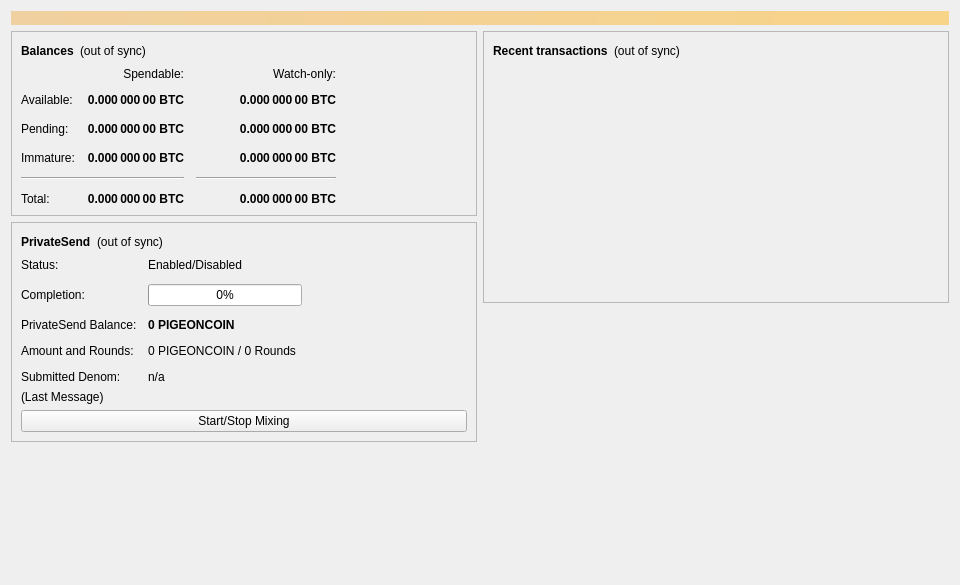
<?xml version="1.0" encoding="UTF-8"?>
<ui version="4.0">
 <class>OverviewPage</class>
 <widget class="QWidget" name="OverviewPage">
  <property name="geometry">
   <rect>
    <x>0</x>
    <y>0</y>
    <width>960</width>
    <height>585</height>
   </rect>
  </property>
  <property name="minimumSize">
   <size>
    <width>960</width>
    <height>0</height>
   </size>
  </property>
  <property name="windowTitle">
   <string>Form</string>
  </property>
  <layout class="QVBoxLayout" name="topLayout">
   <item>
    <widget class="QLabel" name="labelAlerts">
     <property name="visible">
      <bool>false</bool>
     </property>
     <property name="styleSheet">
      <string notr="true">QLabel { background-color: qlineargradient(x1: 0, y1: 0, x2: 1, y2: 0, stop:0 #F0D0A0, stop:1 #F8D488); color:#000000; }</string>
     </property>
     <property name="wordWrap">
      <bool>true</bool>
     </property>
     <property name="margin">
      <number>3</number>
     </property>
     <property name="textInteractionFlags">
      <set>Qt::TextSelectableByMouse</set>
     </property>
    </widget>
   </item>
   <item>
    <layout class="QHBoxLayout" name="horizontalLayout" stretch="1,1">
     <item>
      <layout class="QVBoxLayout" name="verticalLayout_2">
       <item>
        <widget class="QFrame" name="frame">
         <property name="frameShape">
          <enum>QFrame::StyledPanel</enum>
         </property>
         <property name="frameShadow">
          <enum>QFrame::Raised</enum>
         </property>
         <layout class="QVBoxLayout" name="verticalLayout_4">
          <item>
           <layout class="QHBoxLayout" name="horizontalLayout_4">
            <item>
             <widget class="QLabel" name="label_5">
              <property name="font">
               <font>
                <weight>75</weight>
                <bold>true</bold>
               </font>
              </property>
              <property name="text">
               <string>Balances</string>
              </property>
             </widget>
            </item>
            <item>
             <widget class="QLabel" name="labelWalletStatus">
              <property name="toolTip">
               <string>The displayed information may be out of date. Your wallet automatically synchronizes with the Pigeoncoin network after a connection is established, but this process has not completed yet.</string>
              </property>
              <property name="text">
               <string notr="true">(out of sync)</string>
              </property>
              <property name="alignment">
               <set>Qt::AlignLeading|Qt::AlignLeft|Qt::AlignVCenter</set>
              </property>
             </widget>
            </item>
            <item>
             <spacer name="horizontalSpacer_3">
              <property name="orientation">
               <enum>Qt::Horizontal</enum>
              </property>
              <property name="sizeHint" stdset="0">
               <size>
                <width>40</width>
                <height>20</height>
               </size>
              </property>
             </spacer>
            </item>
           </layout>
          </item>
          <item>
           <layout class="QGridLayout" name="gridLayout">
            <property name="spacing">
             <number>12</number>
            </property>
            <item row="2" column="2">
             <widget class="QLabel" name="labelWatchPending">
              <property name="font">
               <font>
                <weight>75</weight>
                <bold>true</bold>
               </font>
              </property>
              <property name="cursor">
               <cursorShape>IBeamCursor</cursorShape>
              </property>
              <property name="toolTip">
               <string>Unconfirmed transactions to watch-only addresses</string>
              </property>
              <property name="text">
               <string notr="true">0.000 000 00 BTC</string>
              </property>
              <property name="alignment">
               <set>Qt::AlignRight|Qt::AlignTrailing|Qt::AlignVCenter</set>
              </property>
              <property name="textInteractionFlags">
               <set>Qt::LinksAccessibleByMouse|Qt::TextSelectableByKeyboard|Qt::TextSelectableByMouse</set>
              </property>
             </widget>
            </item>
            <item row="2" column="1">
             <widget class="QLabel" name="labelUnconfirmed">
              <property name="font">
               <font>
                <weight>75</weight>
                <bold>true</bold>
               </font>
              </property>
              <property name="cursor">
               <cursorShape>IBeamCursor</cursorShape>
              </property>
              <property name="toolTip">
               <string>Total of transactions that have yet to be confirmed, and do not yet count toward the spendable balance</string>
              </property>
              <property name="text">
               <string notr="true">0.000 000 00 BTC</string>
              </property>
              <property name="alignment">
               <set>Qt::AlignRight|Qt::AlignTrailing|Qt::AlignVCenter</set>
              </property>
              <property name="textInteractionFlags">
               <set>Qt::LinksAccessibleByMouse|Qt::TextSelectableByKeyboard|Qt::TextSelectableByMouse</set>
              </property>
             </widget>
            </item>
            <item row="3" column="2">
             <widget class="QLabel" name="labelWatchImmature">
              <property name="font">
               <font>
                <weight>75</weight>
                <bold>true</bold>
               </font>
              </property>
              <property name="cursor">
               <cursorShape>IBeamCursor</cursorShape>
              </property>
              <property name="toolTip">
               <string>Mined balance in watch-only addresses that has not yet matured</string>
              </property>
              <property name="text">
               <string notr="true">0.000 000 00 BTC</string>
              </property>
              <property name="alignment">
               <set>Qt::AlignRight|Qt::AlignTrailing|Qt::AlignVCenter</set>
              </property>
              <property name="textInteractionFlags">
               <set>Qt::LinksAccessibleByMouse|Qt::TextSelectableByKeyboard|Qt::TextSelectableByMouse</set>
              </property>
             </widget>
            </item>
            <item row="4" column="0" colspan="2">
             <widget class="Line" name="lineSpendableBalance">
              <property name="orientation">
               <enum>Qt::Horizontal</enum>
              </property>
             </widget>
            </item>
            <item row="4" column="2">
             <widget class="Line" name="lineWatchBalance">
              <property name="sizePolicy">
               <sizepolicy hsizetype="Preferred" vsizetype="Fixed">
                <horstretch>0</horstretch>
                <verstretch>0</verstretch>
               </sizepolicy>
              </property>
              <property name="minimumSize">
               <size>
                <width>140</width>
                <height>0</height>
               </size>
              </property>
              <property name="orientation">
               <enum>Qt::Horizontal</enum>
              </property>
             </widget>
            </item>
            <item row="5" column="0">
             <widget class="QLabel" name="labelTotalText">
              <property name="text">
               <string>Total:</string>
              </property>
             </widget>
            </item>
            <item row="3" column="1">
             <widget class="QLabel" name="labelImmature">
              <property name="font">
               <font>
                <weight>75</weight>
                <bold>true</bold>
               </font>
              </property>
              <property name="cursor">
               <cursorShape>IBeamCursor</cursorShape>
              </property>
              <property name="toolTip">
               <string>Mined balance that has not yet matured</string>
              </property>
              <property name="text">
               <string notr="true">0.000 000 00 BTC</string>
              </property>
              <property name="alignment">
               <set>Qt::AlignRight|Qt::AlignTrailing|Qt::AlignVCenter</set>
              </property>
              <property name="textInteractionFlags">
               <set>Qt::LinksAccessibleByMouse|Qt::TextSelectableByKeyboard|Qt::TextSelectableByMouse</set>
              </property>
             </widget>
            </item>
            <item row="2" column="3">
             <spacer name="horizontalSpacer_2">
              <property name="orientation">
               <enum>Qt::Horizontal</enum>
              </property>
              <property name="sizeHint" stdset="0">
               <size>
                <width>40</width>
                <height>20</height>
               </size>
              </property>
             </spacer>
            </item>
            <item row="3" column="0">
             <widget class="QLabel" name="labelImmatureText">
              <property name="text">
               <string>Immature:</string>
              </property>
             </widget>
            </item>
            <item row="5" column="1">
             <widget class="QLabel" name="labelTotal">
              <property name="font">
               <font>
                <weight>75</weight>
                <bold>true</bold>
               </font>
              </property>
              <property name="cursor">
               <cursorShape>IBeamCursor</cursorShape>
              </property>
              <property name="toolTip">
               <string>Your current total balance</string>
              </property>
              <property name="text">
               <string notr="true">0.000 000 00 BTC</string>
              </property>
              <property name="alignment">
               <set>Qt::AlignRight|Qt::AlignTrailing|Qt::AlignVCenter</set>
              </property>
              <property name="textInteractionFlags">
               <set>Qt::LinksAccessibleByMouse|Qt::TextSelectableByKeyboard|Qt::TextSelectableByMouse</set>
              </property>
             </widget>
            </item>
            <item row="5" column="2">
             <widget class="QLabel" name="labelWatchTotal">
              <property name="font">
               <font>
                <weight>75</weight>
                <bold>true</bold>
               </font>
              </property>
              <property name="cursor">
               <cursorShape>IBeamCursor</cursorShape>
              </property>
              <property name="toolTip">
               <string>Current total balance in watch-only addresses</string>
              </property>
              <property name="text">
               <string notr="true">0.000 000 00 BTC</string>
              </property>
              <property name="alignment">
               <set>Qt::AlignRight|Qt::AlignTrailing|Qt::AlignVCenter</set>
              </property>
              <property name="textInteractionFlags">
               <set>Qt::LinksAccessibleByMouse|Qt::TextSelectableByKeyboard|Qt::TextSelectableByMouse</set>
              </property>
             </widget>
            </item>
            <item row="0" column="2">
             <widget class="QLabel" name="labelWatchonly">
              <property name="text">
               <string>Watch-only:</string>
              </property>
              <property name="alignment">
               <set>Qt::AlignRight|Qt::AlignTrailing|Qt::AlignVCenter</set>
              </property>
             </widget>
            </item>
            <item row="1" column="0">
             <widget class="QLabel" name="labelBalanceText">
              <property name="text">
               <string>Available:</string>
              </property>
             </widget>
            </item>
            <item row="1" column="1">
             <widget class="QLabel" name="labelBalance">
              <property name="font">
               <font>
                <weight>75</weight>
                <bold>true</bold>
               </font>
              </property>
              <property name="cursor">
               <cursorShape>IBeamCursor</cursorShape>
              </property>
              <property name="toolTip">
               <string>Your current spendable balance</string>
              </property>
              <property name="text">
               <string notr="true">0.000 000 00 BTC</string>
              </property>
              <property name="alignment">
               <set>Qt::AlignRight|Qt::AlignTrailing|Qt::AlignVCenter</set>
              </property>
              <property name="textInteractionFlags">
               <set>Qt::LinksAccessibleByMouse|Qt::TextSelectableByKeyboard|Qt::TextSelectableByMouse</set>
              </property>
             </widget>
            </item>
            <item row="1" column="2">
             <widget class="QLabel" name="labelWatchAvailable">
              <property name="font">
               <font>
                <weight>75</weight>
                <bold>true</bold>
               </font>
              </property>
              <property name="cursor">
               <cursorShape>IBeamCursor</cursorShape>
              </property>
              <property name="toolTip">
               <string>Your current balance in watch-only addresses</string>
              </property>
              <property name="text">
               <string notr="true">0.000 000 00 BTC</string>
              </property>
              <property name="alignment">
               <set>Qt::AlignRight|Qt::AlignTrailing|Qt::AlignVCenter</set>
              </property>
              <property name="textInteractionFlags">
               <set>Qt::LinksAccessibleByMouse|Qt::TextSelectableByKeyboard|Qt::TextSelectableByMouse</set>
              </property>
             </widget>
            </item>
            <item row="2" column="0">
             <widget class="QLabel" name="labelPendingText">
              <property name="text">
               <string>Pending:</string>
              </property>
             </widget>
            </item>
            <item row="0" column="1">
             <widget class="QLabel" name="labelSpendable">
              <property name="text">
               <string>Spendable:</string>
              </property>
              <property name="alignment">
               <set>Qt::AlignRight|Qt::AlignTrailing|Qt::AlignVCenter</set>
              </property>
             </widget>
            </item>
           </layout>
          </item>
         </layout>
        </widget>
       </item>
       <item>
        <widget class="QFrame" name="framePrivateSend">
         <property name="layoutDirection">
          <enum>Qt::LeftToRight</enum>
         </property>
         <property name="frameShape">
          <enum>QFrame::StyledPanel</enum>
         </property>
         <property name="frameShadow">
          <enum>QFrame::Raised</enum>
         </property>
         <layout class="QVBoxLayout" name="VerticalLayout_PS1">
          <item>
           <layout class="QHBoxLayout" name="horizontalLayout_5">
            <item>
             <widget class="QLabel" name="labelPrivateSendHeader">
              <property name="font">
               <font>
                <weight>75</weight>
                <bold>true</bold>
               </font>
              </property>
              <property name="text">
               <string>PrivateSend</string>
              </property>
             </widget>
            </item>
            <item>
             <widget class="QLabel" name="labelPrivateSendSyncStatus">
              <property name="toolTip">
               <string>The displayed information may be out of date. Your wallet automatically synchronizes with the Pigeoncoin network after a connection is established, but this process has not completed yet.</string>
              </property>
              <property name="text">
               <string notr="true">(out of sync)</string>
              </property>
              <property name="alignment">
               <set>Qt::AlignLeading|Qt::AlignLeft|Qt::AlignVCenter</set>
              </property>
             </widget>
            </item>
            <item>
             <spacer name="horizontalSpacer_4">
              <property name="orientation">
               <enum>Qt::Horizontal</enum>
              </property>
              <property name="sizeHint" stdset="0">
               <size>
                <width>40</width>
                <height>20</height>
               </size>
              </property>
             </spacer>
            </item>
           </layout>
          </item>
          <item>
           <layout class="QFormLayout" name="privateSendFormLayout">
            <property name="fieldGrowthPolicy">
             <enum>QFormLayout::AllNonFixedFieldsGrow</enum>
            </property>
            <property name="horizontalSpacing">
             <number>11</number>
            </property>
            <property name="verticalSpacing">
             <number>12</number>
            </property>
            <item row="0" column="0">
             <widget class="QLabel" name="labelPrivateSendEnabledText">
              <property name="text">
               <string>Status:</string>
              </property>
             </widget>
            </item>
            <item row="0" column="1">
             <widget class="QLabel" name="labelPrivateSendEnabled">
              <property name="text">
               <string>Enabled/Disabled</string>
              </property>
             </widget>
            </item>
            <item row="1" column="0">
             <widget class="QLabel" name="labelCompletitionText">
              <property name="text">
               <string>Completion:</string>
              </property>
             </widget>
            </item>
            <item row="1" column="1">
             <widget class="QProgressBar" name="privateSendProgress">
              <property name="maximumSize">
               <size>
                <width>154</width>
                <height>16777215</height>
               </size>
              </property>
              <property name="value">
               <number>0</number>
              </property>
             </widget>
            </item>
            <item row="2" column="0">
             <widget class="QLabel" name="labelAnonymizedText">
              <property name="text">
               <string>PrivateSend Balance:</string>
              </property>
             </widget>
            </item>
            <item row="2" column="1">
             <widget class="QLabel" name="labelAnonymized">
              <property name="font">
               <font>
                <weight>75</weight>
                <bold>true</bold>
               </font>
              </property>
              <property name="text">
               <string notr="true">0 PIGEONCOIN</string>
              </property>
             </widget>
            </item>
            <item row="3" column="0">
             <widget class="QLabel" name="labelAmountAndRoundsText">
              <property name="text">
               <string>Amount and Rounds:</string>
              </property>
             </widget>
            </item>
            <item row="3" column="1">
             <widget class="QLabel" name="labelAmountRounds">
              <property name="text">
               <string>0 PIGEONCOIN / 0 Rounds</string>
              </property>
             </widget>
            </item>
            <item row="4" column="0">
             <widget class="QLabel" name="labelSubmittedDenomText">
              <property name="text">
               <string>Submitted Denom:</string>
              </property>
             </widget>
            </item>
            <item row="4" column="1">
             <widget class="QLabel" name="labelSubmittedDenom">
              <property name="toolTip">
               <string>The denominations you submitted to the Masternode.&lt;br&gt;To mix, other users must submit the exact same denominations.</string>
              </property>
              <property name="text">
               <string>n/a</string>
              </property>
             </widget>
            </item>
           </layout>
          </item>
          <item>
           <layout class="QVBoxLayout" name="VerticalLayout_PS">
            <item>
             <widget class="QLabel" name="labelPrivateSendLastMessage">
              <property name="text">
               <string>(Last Message)</string>
              </property>
              <property name="alignment">
               <set>Qt::AlignLeading|Qt::AlignLeft|Qt::AlignTop</set>
              </property>
              <property name="wordWrap">
               <bool>true</bool>
              </property>
             </widget>
            </item>
            <item>
             <widget class="QPushButton" name="togglePrivateSend">
              <property name="sizePolicy">
               <sizepolicy hsizetype="MinimumExpanding" vsizetype="Fixed">
                <horstretch>0</horstretch>
                <verstretch>0</verstretch>
               </sizepolicy>
              </property>
              <property name="text">
               <string>Start/Stop Mixing</string>
              </property>
             </widget>
            </item>
           </layout>
          </item>
         </layout>
        </widget>
       </item>
       <item>
        <spacer name="verticalSpacer">
         <property name="orientation">
          <enum>Qt::Vertical</enum>
         </property>
         <property name="sizeHint" stdset="0">
          <size>
           <width>20</width>
           <height>40</height>
          </size>
         </property>
        </spacer>
       </item>
      </layout>
     </item>
     <item>
      <layout class="QVBoxLayout" name="verticalLayout_3">
       <item>
        <widget class="QFrame" name="frame_2">
         <property name="frameShape">
          <enum>QFrame::StyledPanel</enum>
         </property>
         <property name="frameShadow">
          <enum>QFrame::Raised</enum>
         </property>
         <layout class="QVBoxLayout" name="verticalLayout">
          <item>
           <layout class="QHBoxLayout" name="horizontalLayout_2">
            <item>
             <widget class="QLabel" name="label_4">
              <property name="font">
               <font>
                <weight>75</weight>
                <bold>true</bold>
               </font>
              </property>
              <property name="text">
               <string>Recent transactions</string>
              </property>
             </widget>
            </item>
            <item>
             <widget class="QLabel" name="labelTransactionsStatus">
              <property name="toolTip">
               <string>The displayed information may be out of date. Your wallet automatically synchronizes with the Pigeoncoin network after a connection is established, but this process has not completed yet.</string>
              </property>
              <property name="text">
               <string notr="true">(out of sync)</string>
              </property>
              <property name="alignment">
               <set>Qt::AlignLeading|Qt::AlignLeft|Qt::AlignVCenter</set>
              </property>
             </widget>
            </item>
            <item>
             <spacer name="horizontalSpacer">
              <property name="orientation">
               <enum>Qt::Horizontal</enum>
              </property>
              <property name="sizeHint" stdset="0">
               <size>
                <width>40</width>
                <height>20</height>
               </size>
              </property>
             </spacer>
            </item>
           </layout>
          </item>
          <item>
           <widget class="QListView" name="listTransactions">
            <property name="styleSheet">
             <string notr="true">QListView { background: transparent; }</string>
            </property>
            <property name="frameShape">
             <enum>QFrame::NoFrame</enum>
            </property>
            <property name="verticalScrollBarPolicy">
             <enum>Qt::ScrollBarAlwaysOff</enum>
            </property>
            <property name="horizontalScrollBarPolicy">
             <enum>Qt::ScrollBarAlwaysOff</enum>
            </property>
            <property name="selectionMode">
             <enum>QAbstractItemView::NoSelection</enum>
            </property>
           </widget>
          </item>
         </layout>
        </widget>
       </item>
       <item>
        <spacer name="verticalSpacer_2">
         <property name="orientation">
          <enum>Qt::Vertical</enum>
         </property>
         <property name="sizeHint" stdset="0">
          <size>
           <width>20</width>
           <height>40</height>
          </size>
         </property>
        </spacer>
       </item>
      </layout>
     </item>
    </layout>
   </item>
  </layout>
 </widget>
 <resources/>
 <connections/>
</ui>
